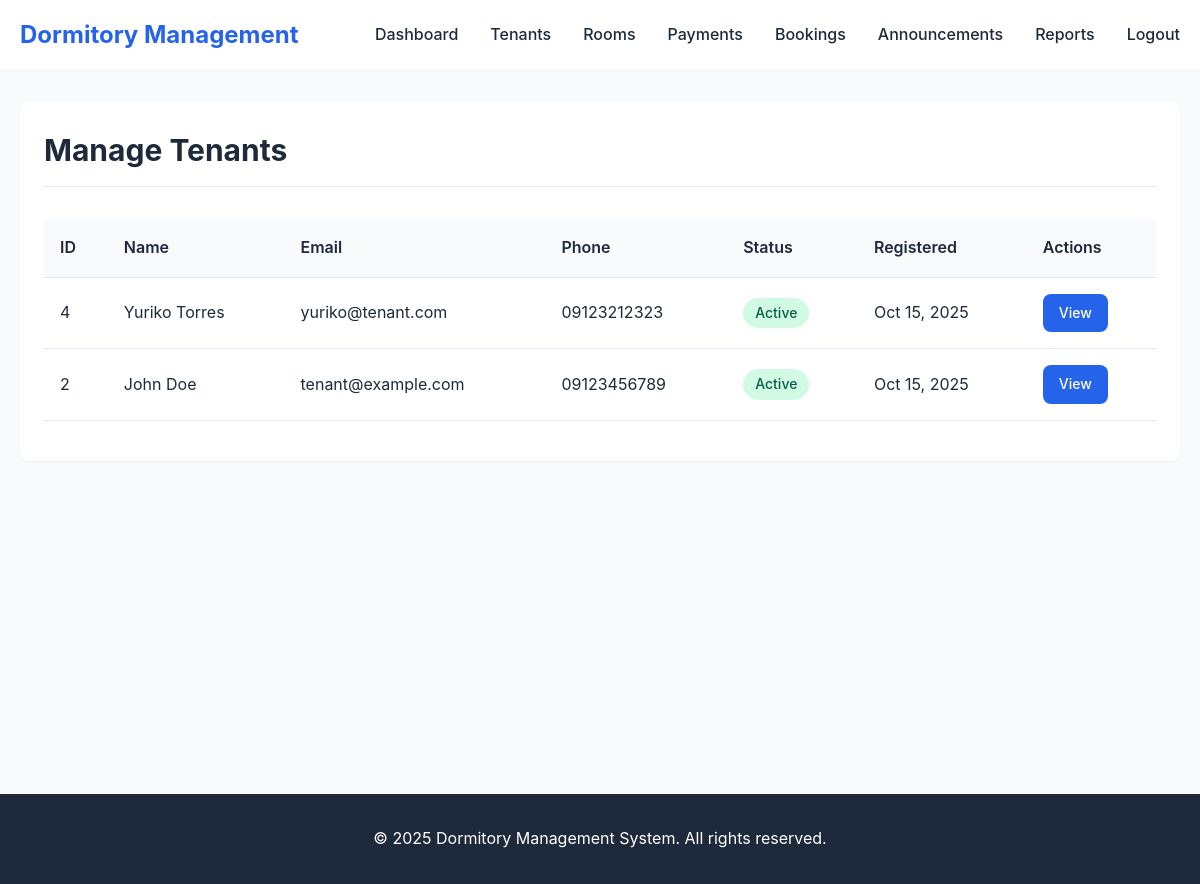
The app's page /admin/tenants.php (signed in) with its own data.
### tables this page shows
CREATE TABLE `users` (
  `id` int(11) NOT NULL,
  `email` varchar(255) NOT NULL,
  `password` varchar(255) NOT NULL,
  `first_name` varchar(100) NOT NULL,
  `last_name` varchar(100) NOT NULL,
  `phone` varchar(20) DEFAULT NULL,
  `address` text DEFAULT NULL,
  `profile_picture` varchar(255) DEFAULT NULL,
  `role` enum('admin','tenant') DEFAULT 'tenant',
  `is_active` tinyint(1) DEFAULT 1,
  `email_verified` tinyint(1) DEFAULT 0,
  `remember_token` varchar(255) DEFAULT NULL,
  `two_factor_enabled` tinyint(1) DEFAULT 0,
  `created_at` timestamp NOT NULL DEFAULT current_timestamp(),
  `last_login` timestamp NULL DEFAULT NULL
);

### includes/functions.php (called while the page is built, shortened)
<?php
function format_date($date) {
    return date('M d, Y', strtotime($date));
}
?>

### admin/tenants.php (the view, shortened to what this page needs)
<?php
require_once '../config/database.php';
require_once '../includes/functions.php';
require_once '../includes/header.php';
$query = "SELECT * FROM users WHERE role = 'tenant' ORDER BY created_at DESC";
$result = $conn->query($query);
?>
<div class="container">
    <div class="card">
        <div class="card-header" style="display: flex; justify-content: space-between; align-items: center;">
            <h2>Manage Tenants</h2>
        </div>
        <div class="card-body">
            <?php if ($result && $result->num_rows > 0): ?>
                <div class="table-responsive">
                    <table class="table">
                        <thead>
                            <tr>
                                <th>ID</th>
                                <th>Name</th>
                                <th>Email</th>
                                <th>Phone</th>
                                <th>Status</th>
                                <th>Registered</th>
                                <th>Actions</th>
                            </tr>
                        </thead>
                        <tbody>
                            <?php while ($tenant = $result->fetch_assoc()): ?>
                                <tr>
                                    <td><?php echo $tenant['id']; ?></td>
                                    <td><?php echo htmlspecialchars($tenant['first_name'] . ' ' . $tenant['last_name']); ?></td>
                                    <td><?php echo htmlspecialchars($tenant['email']); ?></td>
                                    <td><?php echo htmlspecialchars($tenant['phone'] ?? 'N/A'); ?></td>
                                    <td>
                                        <span class="badge badge-<?php echo $tenant['is_active'] ? 'success' : 'danger'; ?>">
                                            <?php echo $tenant['is_active'] ? 'Active' : 'Inactive'; ?>
                                        </span>
                                    </td>
                                    <td><?php echo format_date($tenant['created_at']); ?></td>
                                    <td>
                                        <a href="tenant_details.php?id=<?php echo $tenant['id']; ?>" class="btn btn-primary" style="padding: 0.5rem 1rem; font-size: 0.875rem;">View</a>
                                    </td>
                                </tr>
                            <?php endwhile; ?>
                        </tbody>
                    </table>
                </div>
            <?php else: ?>
                <p>No tenants found.</p>
            <?php endif; ?>
        </div>
    </div>
</div>
<?php require_once '../includes/footer.php'; ?>

### assets/css/style.css (style rules this page uses)
* { margin: 0; padding: 0; box-sizing: border-box; }
:root { --primary-color: #2563eb; --primary-dark: #1e40af; --secondary-color: #64748b; --success-color: #10b981; --danger-color: #ef4444; --warning-color: #f59e0b; --info-color: #3b82f6; --light-bg: #f8fafc; --white: #ffffff; --text-dark: #1e293b; --text-light: #64748b; --border-color: #e2e8f0; --shadow-sm: 0 1px 2px 0 rgba(0, 0, 0, 0.05); --shadow-md: 0 4px 6px -1px rgba(0, 0, 0, 0.1); --shadow-lg: 0 10px 15px -3px rgba(0, 0, 0, 0.1); --border-radius: 8px; --transition: all 0.3s ease; }
body { font-family: -apple-system, BlinkMacSystemFont, 'Segoe UI', Roboto, 'Helvetica Neue', Arial, sans-serif; font-size: 16px; line-height: 1.6; color: var(--text-dark); background-color: var(--light-bg); }
.container { max-width: 1200px; margin: 0 auto; padding: 0 20px; }
.btn { display: inline-block; padding: 0.75rem 1.5rem; font-size: 1rem; font-weight: 500; text-align: center; text-decoration: none; border: none; border-radius: var(--border-radius); cursor: pointer; transition: var(--transition); }
.btn-primary { background-color: var(--primary-color); color: var(--white); }
.card { background-color: var(--white); border-radius: var(--border-radius); box-shadow: var(--shadow-sm); padding: 1.5rem; margin-bottom: 1.5rem; }
.card-header { font-size: 1.25rem; font-weight: 600; margin-bottom: 1rem; padding-bottom: 0.75rem; border-bottom: 1px solid var(--border-color); }
.card-body { padding: 1rem 0; }
.table-responsive { overflow-x: auto; }
.table { width: 100%; border-collapse: collapse; background-color: var(--white); }
.table thead { background-color: var(--light-bg); }
.table th, .table td { padding: 1rem; text-align: left; border-bottom: 1px solid var(--border-color); }
.table th { font-weight: 600; color: var(--text-dark); }
.badge { display: inline-block; padding: 0.25rem 0.75rem; font-size: 0.875rem; font-weight: 500; border-radius: 9999px; }
.badge-success { background-color: #d1fae5; color: #065f46; }

### records on screen
users: id "4", first_name+last_name "Yuriko Torres", email "yuriko@tenant.com", phone "09123212323", is_active "Active", created_at "Oct 15, 2025"
users: id "2", first_name+last_name "John Doe", email "tenant@example.com", phone "09123456789", is_active "Active", created_at "Oct 15, 2025"
